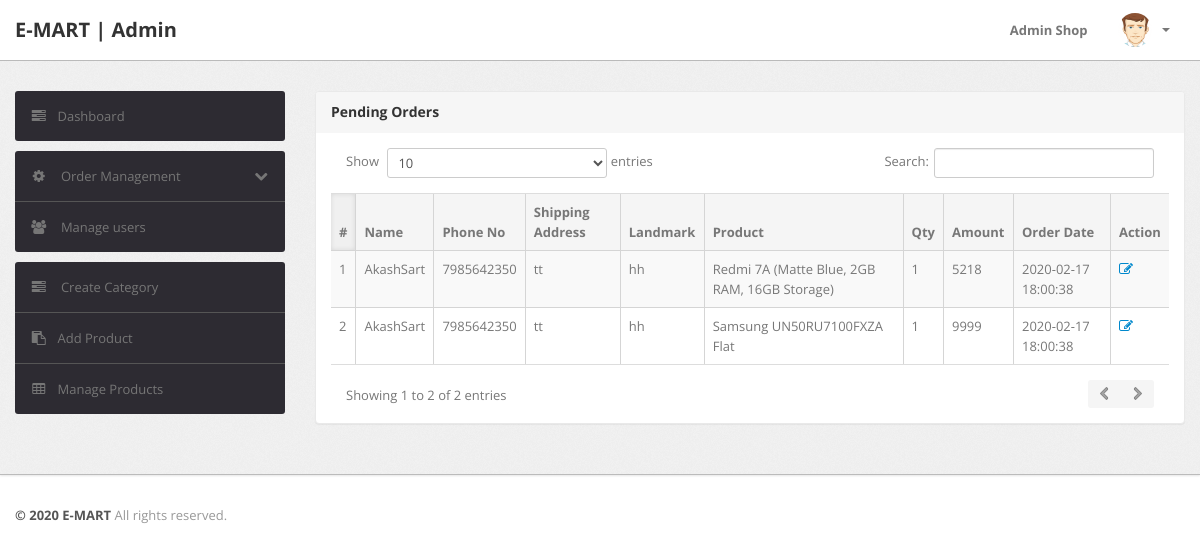
/admin/pending-orders.php (signed in), run on the app's committed database.
### tables this page shows
CREATE TABLE IF NOT EXISTS `products` (
  `pid` int(50) NOT NULL AUTO_INCREMENT,
  `cid` int(50) NOT NULL COMMENT 'FOREIGN KEY',
  `pname` varchar(50) NOT NULL,
  `pcompany` varchar(50) NOT NULL,
  `pprice` varchar(50) NOT NULL,
  `ppricebd` int(11) NOT NULL,
  `pdescription` longtext NOT NULL,
  `shippingcharge` varchar(50) NOT NULL,
  `pavailability` varchar(50) NOT NULL,
  `pquantity` varchar(50) NOT NULL,
  `pimage1` varchar(255) NOT NULL,
  `pimage2` varchar(255) NOT NULL,
  `pimage3` varchar(255) NOT NULL,
  PRIMARY KEY (`pid`)
);

CREATE TABLE IF NOT EXISTS `orderdetails` (
  `odid` bigint(11) NOT NULL AUTO_INCREMENT,
  `orid` bigint(11) NOT NULL COMMENT 'FOREIGN KEY',
  `ofirstname` varchar(255) NOT NULL,
  `olastname` varchar(255) NOT NULL,
  `oaddress` longtext NOT NULL,
  `olandmark` longtext NOT NULL,
  `opincode` int(11) NOT NULL,
  `ophone` varchar(255) NOT NULL,
  PRIMARY KEY (`odid`)
);

CREATE TABLE IF NOT EXISTS `orders` (
  `orid` int(255) NOT NULL AUTO_INCREMENT,
  `uid` int(255) NOT NULL COMMENT 'FOREIGN KEY',
  `pid` int(255) NOT NULL COMMENT 'FOREIGN KEY',
  `qnty` int(255) NOT NULL,
  `oamount` int(50) NOT NULL,
  `ostatus` varchar(255) DEFAULT NULL,
  `paymentmethod` varchar(255) NOT NULL,
  `orderdate` timestamp NOT NULL DEFAULT CURRENT_TIMESTAMP,
  PRIMARY KEY (`orid`)
);

### admin/pending-orders.php (the view, shortened to what this page needs)
<?php
include('include/config.php');
?>
<!DOCTYPE html>
<html lang="en">
<head>
	<link type="text/css" href="bootstrap/css/bootstrap.min.css" rel="stylesheet">
	<link type="text/css" href="bootstrap/css/bootstrap-responsive.min.css" rel="stylesheet">
	<link type="text/css" href="css/theme.css" rel="stylesheet">
	<link type="text/css" href="images/icons/css/font-awesome.css" rel="stylesheet">
</head>
<body>
<?php include('include/header.php');?>
	<div class="wrapper">
		<div class="container">
			<div class="row">
<?php include('include/sidebar.php');?>
			<div class="span9">
					<div class="content">
						<div class="module">
							<div class="module-head">
								<h3>Pending Orders</h3>
							</div>
							<div class="module-body">
								<table cellpadding="0" cellspacing="0" border="0" class="datatable-1 table table-bordered table-striped	 display table-responsive" >
									<thead>
										<tr>
											<th>#</th>
											<th> Name</th>
											<th width="50">Phone No</th>
											<th>Shipping Address</th>
											<th>Landmark</th>
											<th>Product </th>
											<th>Qty </th>
											<th>Amount </th>
											<th>Order Date</th>
											<th>Action</th>
										</tr>
									</thead>
									<tbody>
										<?php
										$status='Delivered';
										$query=mysqli_query($mysqli,"SELECT * FROM products JOIN orders ON products.pid=orders.pid JOIN orderdetails ON orders.orid=orderdetails.orid WHERE ostatus!='$status' OR ostatus='NULL'");
										$c=1;
										while($row=mysqli_fetch_array($query))
										{
										?>
										<tr>
											<td><?php echo $c;?></td>
											<td><?php echo $row['ofirstname'].$row['olastname'];?></td>
											<td><?php echo $row['ophone'];?></td>
											<td><?php echo $row['oaddress'];?></td>
											<td><?php echo $row['olandmark'];?></td>
											<td><?php echo $row['pname'];?></td>
											<td><?php echo $row['qnty'];?></td>
											<td><?php echo $row['qnty']*$row['oamount']+$row['shippingcharge'];?></td>
											<td><?php echo $row['orderdate'];?></td>
											<td><a href="updateorder.php?oid=<?php echo $row['orid'];?>" title="Update order"><i class="icon-edit"></i></a>
											</td>
										</tr>
										<?php $c=$c+1; } ?>
									</tbody>
								</table>
							</div>
						</div>
					</div>
				</div>
			</div>
		</div>
	</div>
<?php include('include/footer.php');?>
</body>
</html>

### admin/css/theme.css (style rules this page uses)
body { font-size: 13px; font-family: 'Open Sans', Arial, sans-serif; background: #fff; color: #777 }
h1, h2, h3, h4, h5, h6 { color: #333; margin-top: 0 }
h3 { font-size: 20px }
.wrapper { background: url(../images/bg.png) #eee; border-bottom: 1px solid #bbb; -webkit-box-shadow: 0 1px 2px rgba(0,0,0,0.1); -moz-box-shadow: 0 1px 2px rgba(0,0,0,0.1); box-shadow: 0 1px 2px rgba(0,0,0,0.1); padding: 30px 0 }
body [class^="icon-"], body [class*=" icon-"] { font-size: 14px; line-height: 20px; height: 20px }
.module { background: #fff; -webkit-border-radius: 3px; -moz-border-radius: 3px; border-radius: 3px; border: 1px solid #ccc; border-bottom-color: #bbb; -webkit-box-shadow: 0 0 1px rgba(0,0,0,0.2); -moz-box-shadow: 0 0 1px rgba(0,0,0,0.2); box-shadow: 0 0 1px rgba(0,0,0,0.2); margin-bottom: 30px }
.table { margin-bottom: 0 }
.table th, .table td { border-color: #d5d5d5!important }
.table-bordered thead:first-child tr:first-child>th:first-child, .table-bordered tbody:first-child tr:first-child>td:first-child { -webkit-border-top-left-radius: 2px; -moz-border-radius-topleft: 2px; border-top-left-radius: 2px }
.table-bordered thead:first-child tr:first-child>th:last-child, .table-bordered tbody:first-child tr:first-child>td:last-child { -webkit-border-top-right-radius: 2px; -moz-border-radius-topright: 2px; border-top-right-radius: 2px }
.table-bordered thead:last-child tr:last-child>th:first-child, .table-bordered tbody:last-child tr:last-child>td:first-child, .table-bordered tfoot:last-child tr:last-child>td:first-child { -webkit-border-bottom-left-radius: 2px; -moz-border-radius-bottomleft: 2px; border-bottom-left-radius: 2px }
.table-bordered thead:last-child tr:last-child>th:last-child, .table-bordered tbody:last-child tr:last-child>td:last-child, .table-bordered tfoot:last-child tr:last-child>td:last-child { -webkit-border-bottom-right-radius: 2px; -moz-border-radius-bottomright: 2px; border-bottom-right-radius: 2px }
.module { box-shadow: 0 0 3px rgba(0,0,0,.1); border-color: #e9e9e9; margin-bottom: 20px; background-color: #fff; border-radius: 4px; -webkit-box-shadow: 0 1px 1px rgba(0,0,0,.05); box-shadow: 0 1px 1px rgba(0,0,0,.05); }
.module-head { color: #767676; background-color: #f6f6f6; border-color: #e9e9e9; padding: 10px 15px; border-bottom: 1px solid transparent; border-top-right-radius: 3px; border-top-left-radius: 3px; }
.module-head h3 { font-size: 14px; line-height: 20px; height: 20px; margin: 0 }
.module-body { padding: 15px }
.dataTables_wrapper table th { background: #f5f5f5; cursor: pointer }
.dataTables_wrapper table th.sorting_asc, .dataTables_wrapper table th.sorting_desc { background: #f0f0f0; -webkit-box-shadow: 0 0 5px rgba(0,0,0,0.1) inset; -moz-box-shadow: 0 0 5px rgba(0,0,0,0.1) inset; box-shadow: 0 0 5px rgba(0,0,0,0.1) inset }
.dataTables_wrapper .table-bordered { -webkit-border-radius: 0; -moz-border-radius: 0; border-radius: 0; border-left: 0; border-right: 0 }
.dataTables_wrapper .table-bordered thead tr>th:first-child, .dataTables_wrapper .table-bordered tbody tr>td:first-child, .dataTables_wrapper .table-bordered tfoot tr>td:first-child, .dataTables_wrapper .table-bordered tfoot tr>th:first-child { border-left: 0 }
.dataTables_wrapper .table-bordered thead:first-child tr:first-child>th:first-child, .dataTables_wrapper .table-bordered tbody:first-child tr:first-child>td:first-child { -webkit-border-top-left-radius: 0; -moz-border-radius-topleft: 0; border-top-left-radius: 0 }
.dataTables_wrapper .table-bordered thead:first-child tr:first-child>th:last-child, .dataTables_wrapper .table-bordered tbody:first-child tr:first-child>td:last-child { -webkit-border-top-right-radius: 0; -moz-border-radius-topright: 0; border-top-right-radius: 0 }
.dataTables_wrapper .table-bordered thead:last-child tr:last-child>th:first-child, .dataTables_wrapper .table-bordered tbody:last-child tr:last-child>td:first-child, .dataTables_wrapper .table-bordered tfoot:last-child tr:last-child>td:first-child { -webkit-border-bottom-left-radius: 0; -moz-border-radius-bottomleft: 0; border-bottom-left-radius: 0 }
.dataTables_wrapper .table-bordered thead:last-child tr:last-child>th:last-child, .dataTables_wrapper .table-bordered tbody:last-child tr:last-child>td:last-child, .dataTables_wrapper .table-bordered tfoot:last-child tr:last-child>td:last-child { -webkit-border-bottom-right-radius: 0; -moz-border-radius-bottomright: 0; border-bottom-right-radius: 0 }

### data on the page
products: orderdetails.ofirstname "Akash", orderdetails.olastname "Sart", orderdetails.ophone "7985642350", orderdetails.oaddress "tt", orderdetails.olandmark "hh", pname "Redmi 7A (Matte Blue, 2GB RAM, 16GB Storage)", orders.qnty "1", orders.oamount "5218", orders.orderdate "2020-02-17 18:00:38"
products: orderdetails.ofirstname "Akash", orderdetails.olastname "Sart", orderdetails.ophone "7985642350", orderdetails.oaddress "tt", orderdetails.olandmark "hh", pname "Samsung UN50RU7100FXZA Flat", orders.qnty "1", orders.oamount "9999", orders.orderdate "2020-02-17 18:00:38"

### other printed values
$_SESSION['username'] "Admin Shop"
